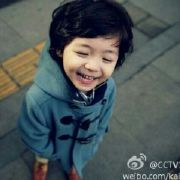
#> input picture practice1/image.jpg, 180 x 180 px
$ python main.py
#> lines starting #> are read from the running program, lines starting #| are printed output that depends on the picture
#!/usr/bin/env python
# encoding: utf-8
from PIL import Image
from PIL import ImageFont
from PIL import ImageDraw


text = u"+1"

im = Image.open('./image.jpg')
#> im is the input picture: PIL image 180x180 RGB; mean R, G, B 76.7, 86.7, 87.8

dr = ImageDraw.Draw(im)
#font = ImageFont.truetype('arial.ttf', 34)
font = ImageFont.truetype('Pillow/Tests/fonts/FreeMono.ttf', 25)
dr.text((im.size[0]*0.85, im.size[1]*0.05), text,font=font, fill="#ff0000")

im.show()
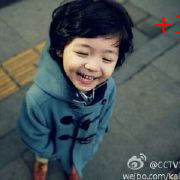
#> shown: PIL image 180x180 RGB; mean R, G, B 77.1, 86.5, 87.6
im.save('result.jpg')
